Frame 1 (no input): blank canvas, image omitted
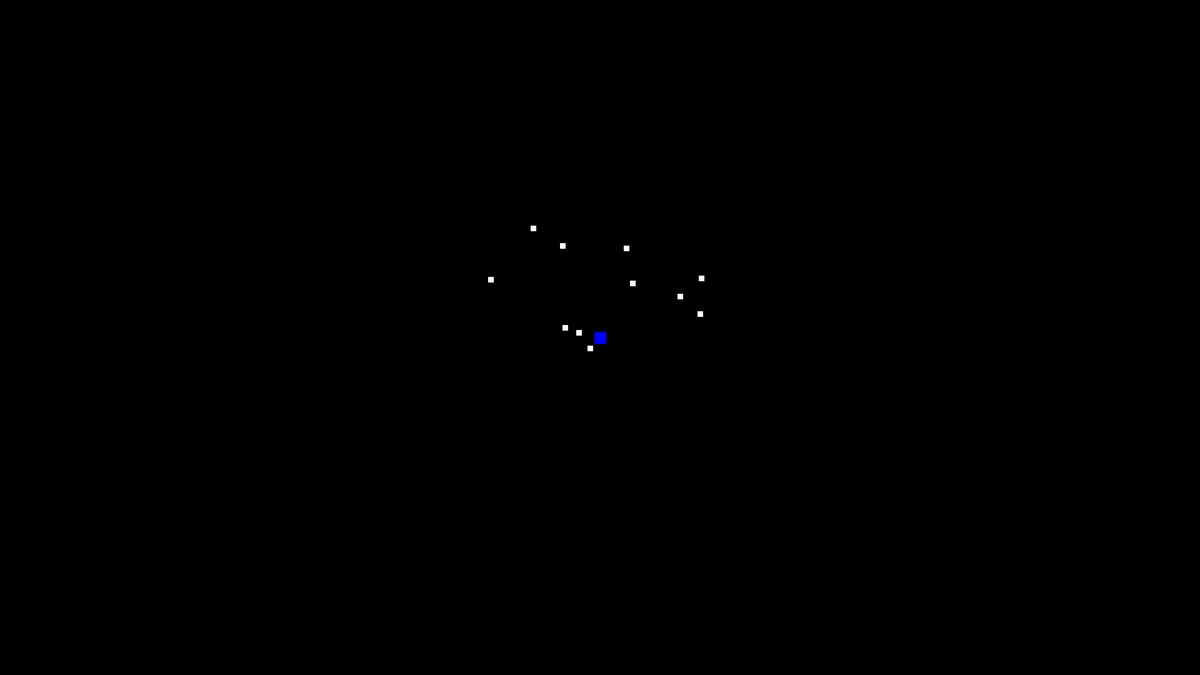
Frame 60 (the mouse pressed at the canvas centre just before this capture)
Frame 120 (the mouse held since frame 60 and released just before this capture): blank canvas, image omitted

The Processing sketch that drew this single still picture (run headless with seeded random() and noise(); from frame 60 on, the mouse is pressed at the canvas centre):

// Processing sketch: Vector_Examples
// ── Vector_Examples.pde
ArrayList<Mover> Movers = new ArrayList<Mover>();
ArrayList<SlideyMover> SlideyMovers = new ArrayList<SlideyMover>();
ArrayList<Projectile> Projectiles = new ArrayList<Projectile>();

Mover mover1;
Mover mover2;

void setup() {
  size(1920, 1080);
  frameRate(238);
  //new Mover(new PVector(2, 0), new PVector(1, 0), new PVector(width / 2, height / 2));
  //mover1 = new Mover(new PVector(2, 1), new PVector(0, 0), new PVector(width / 2,height / 1.2));
  //mover2 = new Mover(new PVector(1, 2), new PVector(0, 0), new PVector(width / 2,height / 1.2));
  
  for (int i = 0; i <= 10; i++) {
    new Mover(new PVector(random(-3, 3), random(-3, 3)), new PVector(), new PVector(width / 2,height / 2));
  }
  
  new SlideyMover(new PVector(width / 2,height / 2));
  
}

void draw() {
  background(0);
  for (Mover m : Movers) {
    m.Move();
    m.Draw();
    //m.Shoot(new PVector(random(-3, 3), random(-3, 3)));
  }
  

  for (int i = Projectiles.size() - 1; i >= 0; i--) {
    Projectile p = Projectiles.get(i);
    
    if (p.destroyed == true) {
      Projectiles.remove(p);
      continue;
    }
    
    p.Move();
    p.Draw();
   
  }
  
  for (SlideyMover s : SlideyMovers) {
    s.Control();
    s.Move();
    s.Draw();
  }
  
 // mover1.Shoot(new PVector(0, -3));
  //mover2.Shoot(new PVector(-1, -2));
}

// ── Mover.pde
class Mover {
  PVector velocity, acceleration, position;
  float shootDelta = millis();
  float fireRate = 5;
  
  Mover(PVector vel, PVector acc, PVector pos) {
    velocity = vel;
    acceleration = acc;
    position = pos;
    
    Movers.add(this);
  }
  
  void Move() {
    velocity.add(acceleration);
    position.add(velocity);
    
    if (position.x > width) {
      position.x -= width;
    }
    
    if (position.x < 0) {
      position.x += width;
    }
    
    if (position.y > height) {
      position.y -= height;
    }
    
    if (position.y < 0) {
      position.y += height;
    }
  }
  
  void Shoot(PVector shotVelocity) {
    if (millis() < (shootDelta + 1000 / fireRate)) { 
      return;
    }

    shotVelocity.add(velocity);
    
    new Projectile(position, shotVelocity, new PVector(3, 3));
    shootDelta = millis();
  }
  
  void Draw() {
    pushMatrix();
      fill(255, 255, 255);
      rect(position.x, position.y, 10, 10);
    popMatrix();
  }
}

// ── Projectile.pde
class Projectile {
  private PVector velocity = new PVector();
  private PVector position;
  private PVector size;
  private float lifeSpan = 1;
  private float spawnTime;
  private boolean destroyed = false;

  Projectile(PVector startPos, PVector vel, PVector pSize) {
    position = startPos.copy();
    velocity = vel.copy();
    spawnTime = millis();
    size = pSize;
    
    Projectiles.add(this);
  }
  
  void Move() {
    position.add(velocity);
    
    if (position.x > width || position.x < 0) {
      velocity.x *= -1;
    }
    
    if (position.y > height || position.y < 0) {
      velocity.y *= -1;
    }
  }
  
  void Draw() {
    if (millis() - spawnTime > lifeSpan * 1000) {
      destroyed = true;
    }
    pushMatrix();
      fill(0,255,0);
      rect(position.x, position.y, size.x, size.y);
    popMatrix();
  }
}

// ── Slidey_Mover.pde
boolean[] keys = new boolean[256];

void keyPressed() {
  keys[keyCode] = true;
};

void keyReleased() {
  keys[keyCode] = false;
};

class SlideyMover {
  PVector velocity, acceleration, position, size, control = new PVector(0, 0);
  float accelerationRate = 0.04;
  float deccelerationRate = 0.01;
  float maxVelocity = 5;
  float shootDelta = millis();
  float bulletSpeed = 0.5;
  float fireRate = 2;
  
  SlideyMover(PVector pos) {
    position = pos;
    velocity = new PVector();
    acceleration = new PVector();
    size = new PVector(20, 20);
    
    SlideyMovers.add(this);
  }
  
  void Control() {
    control.mult(0);

    if (keys[87]) { // W
      control.y = -accelerationRate;
    }

    if (keys[65]) { // A
      control.x = -accelerationRate;
    }

    if (keys[83]) { // S
      control.y = accelerationRate;
    }

    if (keys[68]) { // D
      control.x = accelerationRate;
    }
    
    if (keys[32]) { // SPACE
      
      Shoot(new PVector(0, -4));
    
    }
    SetAcceleration(control);
  }
  
  void SetAcceleration(PVector acc) {
    acceleration.set(acc);
  }
  
  void Move() {
    
    velocity.add(acceleration);
    velocity.limit(maxVelocity);

    if (position.x > width || position.x < 0) {
      velocity.x *= -1;
    }
    
    if (position.y > height || position.y < 0) {
      velocity.y *= -1;
    }
    
    position.add(velocity);
    velocity.mult(1 - deccelerationRate);
  }
  
  void Shoot(PVector shotVelocity) {
    if (millis() < (shootDelta + 1000 / fireRate)) { 
      return;
    }
    
    PVector initialVelocity = velocity.copy();

    shotVelocity.mult(bulletSpeed).add(initialVelocity);
    
    new Projectile(position, shotVelocity, new PVector(10, 15));
    shootDelta = millis();
  }
  
  void Draw() {
    pushMatrix();
      rectMode(CENTER);
      fill(0, 0, 255);
      rect(position.x, position.y, size.x, size.y);
    popMatrix();
  }
}
